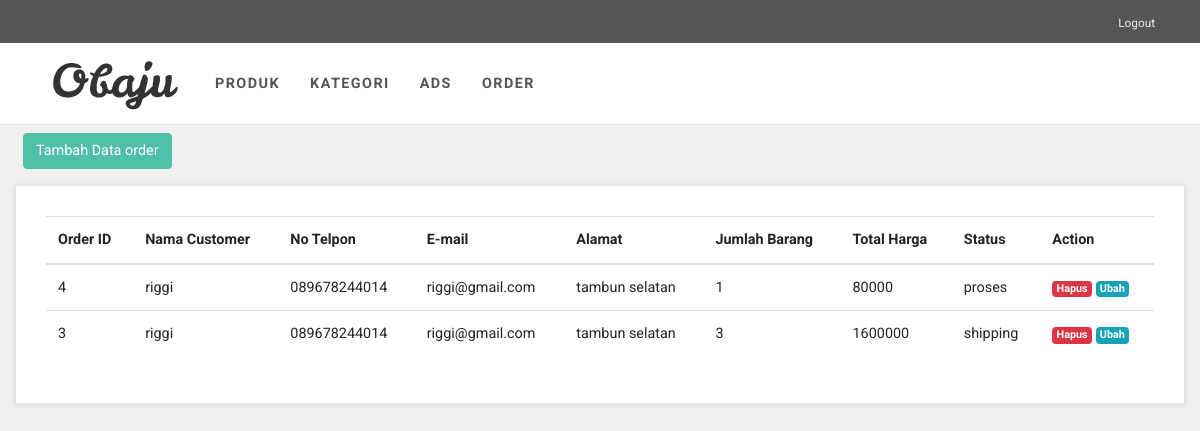
The app's page /index.php/admin/order, older data.
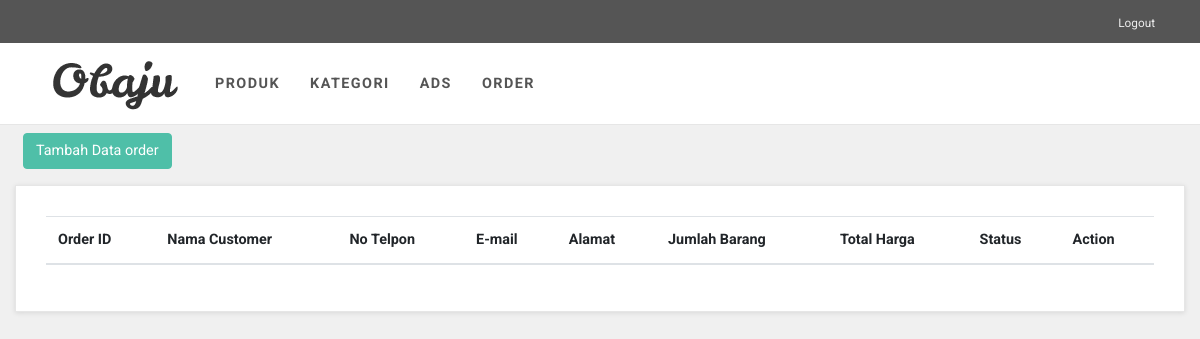
The same page, newer data.
### tables this page shows
CREATE TABLE `submenu` (
  `submenu_id` int(11) NOT NULL,
  `menu_id` int(1) NOT NULL,
  `judul` varchar(128) NOT NULL,
  `url` varchar(128) NOT NULL
);

CREATE TABLE `order` (
  `order_id` int(11) NOT NULL,
  `keranjang_id` int(11) NOT NULL,
  `user_id` int(11) NOT NULL,
  `status` varchar(128) NOT NULL
);

CREATE TABLE `user` (
  `user_id` int(11) NOT NULL,
  `nama_user` varchar(255) NOT NULL,
  `no_telepon` varchar(12) NOT NULL,
  `alamat` text NOT NULL,
  `email` varchar(255) NOT NULL
);

CREATE TABLE `keranjang` (
  `keranjang_id` int(11) NOT NULL,
  `produk_id` int(11) NOT NULL,
  `user_id` int(11) NOT NULL,
  `total` int(13) NOT NULL,
  `jumlah` int(255) NOT NULL
);

### application/controllers/Admin.php (called while the page is built, shortened)
<?php
class Admin extends CI_Controller
{
    public function __construct()
    {
        $this->load->model('Model_Produk');
        $this->load->model('Model_Kategori');
        $this->load->model('Model_Ads');
        $this->load->model('Model_Order');
        $this->load->model('Model_Admin');
        $this->load->library('form_validation');
    }
    public function order()
    {
        $data['title'] = "Administator";
        $data['menu'] = "order";
        $data['submenu'] = $this->Model_Admin->select_menu();
        $data['order'] = $this->Model_Order->select_all()->result_array();
        $this->load->view('templates/header-admin', $data);
        $this->load->view('master/order', $data);
        $this->load->view('templates/footer-admin', $data);
    }
}

### index.php (called while the page is built, shortened)
<?php
require_once BASEPATH.'core/CodeIgniter.php';

### application/models/Model_Admin.php (called while the page is built)
<?php
class Model_Admin extends CI_Model
{
    function select_menu()
    {
        $this->db->where(array('menu_id' => 1));
        $query = $this->db->get('submenu')->result_array();
        return $query;
    }
}

### application/models/Model_Order.php (called while the page is built, shortened)
<?php
class Model_Order extends CI_Model
{
    public function select_all()
    {
        $this->db->select('*');
        $this->db->from('order');
        $this->db->join('user', 'order.user_id = user.user_id');
        $this->db->join('keranjang', 'order.keranjang_id = keranjang.keranjang_id');
        $query = $this->db->get();
        return $query;
    }
}

### application/views/master/order.php (the view)
<div class="col-lg-12 mt-3">
    <div id="contact" class="box">
        <table class="table">
            <thead>
                <tr>
                    <th>Order ID</th>
                    <th>Nama Customer</th>
                    <th>No Telpon</th>
                    <th>E-mail</th>
                    <th>Alamat</th>
                    <th>Jumlah Barang</th>
                    <th>Total Harga</th>
                    <th>Status</th>
                    <th>Action</th>
                </tr>
            </thead>
            <tbody>
                <?php
                foreach ($order as $result) { ?>
                    <tr>
                        <td><?= $result['order_id']; ?></td>
                        <td><?= $result['nama_user']; ?></td>
                        <td><?= $result['no_telepon']; ?></td>
                        <td><?= $result['email']; ?></td>
                        <td><?= $result['alamat']; ?></td>
                        <td><?= $result['jumlah']; ?></td>
                        <td><?= $result['total']; ?></td>
                        <td><?= $result['status']; ?></td>
                        <td>
                            <a href="<?= base_url(); ?>order/hapus/<?= $result['order_id']; ?>" class="badge bg-danger float-end text-white text-decoration-none" onclick="return confirm('yakin?');">Hapus</a>
                            <a href="<?= base_url(); ?>order/ubah/<?= $result['order_id']; ?>" class="badge bg-info float-end text-white text-decoration-none">Ubah</a>
                        </td>
                    </tr>
                <?php
                } ?>
            </tbody>
        </table>
    </div>
</div>

### application/views/templates/header-admin.php (shortened to what this page needs)
<!DOCTYPE html>
<html>
<head>
    <link rel="stylesheet" href="<?= base_url(); ?>assets/vendor/bootstrap/css/bootstrap.min.css">
    <link rel="stylesheet" href="<?= base_url(); ?>assets/vendor/font-awesome/css/font-awesome.min.css">
    <link rel="stylesheet" href="<?= base_url(); ?>assets/vendor/owl.carousel/assets/owl.carousel.css">
    <link rel="stylesheet" href="<?= base_url(); ?>assets/vendor/owl.carousel/assets/owl.theme.default.css">
    <link rel="stylesheet" href="<?= base_url(); ?>assets/css/style.default.css" id="theme-stylesheet">
    <link rel="stylesheet" href="<?= base_url(); ?>assets/css/custom.css">
</head>
<body>
    <header>
        <div id="top">
            <div class="container">
                <div class="row">
                    <div class="col-lg-12 text-end text-lg-right">
                        <ul class="menu list-inline mb-0">
                            <li class="list-inline-item"><a href="<?= base_url('home'); ?>">Logout</a></li>
                        </ul>
                    </div>
                </div>
            </div>
        </div>
        <nav class="navbar navbar-expand-lg">
            <div class="container"><a href="" class="navbar-brand home"><img src="<?= base_url(); ?>assets/img/logo.png" alt="Obaju logo" class="d-none d-md-inline-block"></a>
                <div id="navigation" class="collapse navbar-collapse">
                    <ul class="navbar-nav mr-auto">
                        <?php foreach ($submenu as $result) : ?>
                            <li class="nav-item"><a href="<?= base_url(); ?><?= $result['url']; ?>" class="nav-link"><?= $result['judul']; ?></a></li>
                        <?php endforeach; ?>
                    </ul>
                </div>
            </div>
        </nav>
    </header>
    <div class="col-lg-12 m-2" id="tbh">
        <a href="<?= base_url(); ?><?= $menu; ?>/tambah" class="btn btn-primary">Tambah Data <?= $menu ?></a>
    </div>

### application/views/templates/footer-admin.php (shortened to what this page needs)
</body>
</html>

### assets/css/style.default.css (style rules this page uses)
body { overflow-x: hidden; background-color: #f0f0f0; }
a, button { -webkit-transition: all 0.3s; transition: all 0.3s; outline: none; }
.btn-primary { color: #fff !important; }
#top { background: #555; padding: 10px 0; }
#top a { color: #fff; }
#top ul.menu { padding-top: 5px; margin: 0; font-size: 0.738rem; }
#top ul.menu > li { margin-right: 0; }
#top ul.menu > li a { color: #eee; }
.navbar { border-bottom: 1px solid #e6e6e6; background-color: #fff; }
.navbar .navbar-nav > .nav-item > .nav-link { text-transform: uppercase; letter-spacing: 0.1em; font-weight: 700; padding: 30px 15px !important; color: #555; }
.box { background: #fff; margin: 0 0 30px; border: solid 1px #e6e6e6; padding: 30px; -webkit-box-shadow: 0 1px 5px rgba(0, 0, 0, 0.1); box-shadow: 0 1px 5px rgba(0, 0, 0, 0.1); }
.navbar { padding: 0 1rem; }
.navbar-brand { display: inline-block; padding-top: 0.33125rem; padding-bottom: 0.33125rem; margin-right: 1rem; font-size: 1.125rem; }
.btn { font-weight: 400; border: 1px solid transparent; padding: 0.375rem 0.75rem; font-size: 0.9rem; line-height: 1.5; border-radius: 0.25rem; -webkit-transition: color 0.15s ease-in-out, background-color 0.15s ease-in-out, border-color 0.15s ease-in-out, -webkit-box-shadow 0.15s ease-in-out; transition: color 0.15s ease-in-out, background-color 0.15s ease-in-out, border-color 0.15s ease-in-out, -webkit-box-shadow 0.15s ease-in-out; transition: color 0.15s ease-in-out, background-color 0.15s ease-in-out, border-color 0.15s ease-in-out, box-shadow 0.15s ease-in-out; transition: color 0.15s ease-in-out, background-color 0.15s ease-in-out, border-color 0.15s ease-in-out, box-shadow 0.15s ease-in-out, -webkit-box-shadow 0.15s ease-in-out; }
.btn-primary { color: #212529; background-color: #4fbfa8; border-color: #4fbfa8; }
body { font-family: "Roboto", Helvetica, Arial, sans-serif; font-size: 0.9rem; font-weight: 400; line-height: 1.5; color: #212529; background-color: #f0f0f0; }
a { color: #4fbfa8; text-decoration: none; }
.nav-link { padding: 0.5rem 1rem; }
.bg-info { background-color: #17a2b8 !important; }
.bg-danger { background-color: #dc3545 !important; }

Row changes from the older to the newer data that the page shows:
removed order: order_id "4", user.nama_user "riggi", user.no_telepon "089678244014", user.email "riggi@gmail.com", user.alamat "tambun selatan", keranjang.jumlah "1", keranjang.total "80000", status "proses"
removed order: order_id "3", user.nama_user "riggi", user.no_telepon "089678244014", user.email "riggi@gmail.com", user.alamat "tambun selatan", keranjang.jumlah "3", keranjang.total "1600000", status "shipping"
